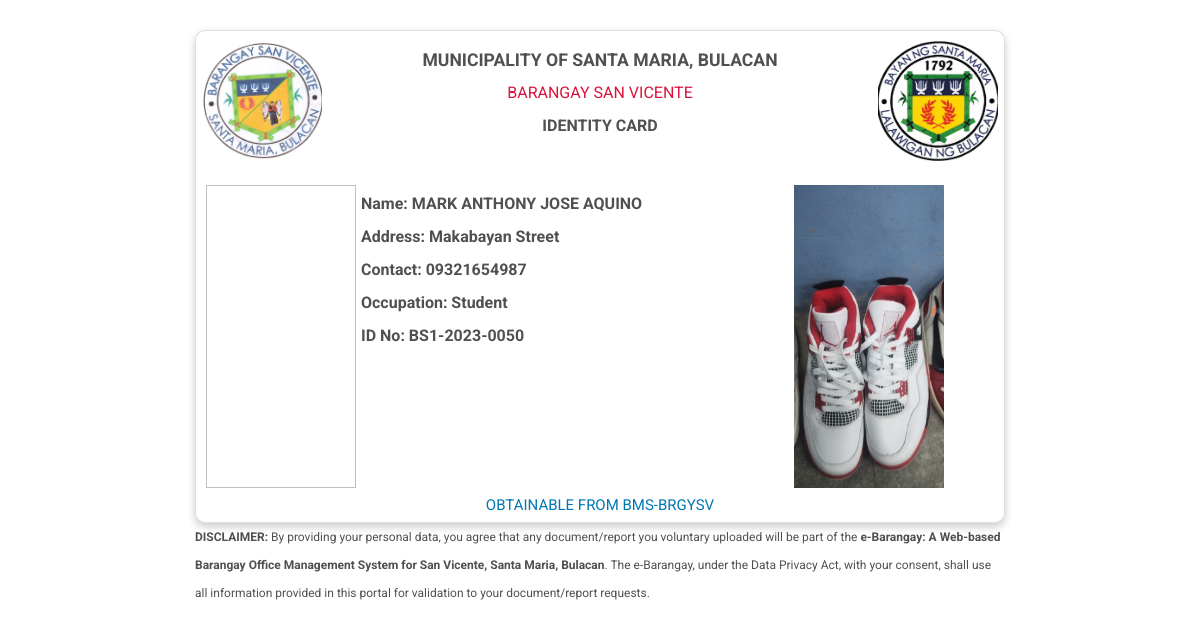
Screenshot of /admin/idcardgenerated.php?id=82 with the database file from the repository.
### tables this page shows
CREATE TABLE `residents` (
  `id` int(11) NOT NULL,
  `id_number` varchar(50) NOT NULL,
  `fname` varchar(200) NOT NULL,
  `mname` varchar(200) NOT NULL,
  `lname` varchar(200) NOT NULL,
  `gender` varchar(20) NOT NULL,
  `civil_status` varchar(50) NOT NULL,
  `email` varchar(50) NOT NULL,
  `password` varchar(65) NOT NULL,
  `contact_number` varchar(50) NOT NULL,
  `address` varchar(500) NOT NULL,
  `address2` varchar(100) DEFAULT NULL,
  `resident_since` varchar(100) DEFAULT NULL,
  `birth_date` date DEFAULT NULL,
  `ext` varchar(200) DEFAULT NULL,
  `address3` varchar(200) DEFAULT NULL,
  `birth_place` varchar(200) DEFAULT NULL,
  `occupation` varchar(200) DEFAULT NULL,
  `fourps` varchar(11) NOT NULL,
  `status` int(11) NOT NULL,
  `verified` int(11) NOT NULL,
  `email_verif` int(11) DEFAULT NULL,
  `date_registered` datetime NOT NULL,
  `resident_status` varchar(50) DEFAULT NULL,
  `photo` varchar(200) DEFAULT NULL
);

### global/model.php (called while the page is built, shortened)
<?php
	Class Model {
		private $server = "localhost";
		private $username = "root";
		private $password = "";
		private $dbname = "brgy_salvacion";
		private $conn;
		public function __construct() {
			try {
				$this->conn = new mysqli($this->server, $this->username, $this->password, $this->dbname);
			} catch (Exception $e) {
				echo "Connection failed" . $e->getMessage();
			}
		}
		public function displayResidentsProfile($id) {
			$data = null;
			$query = "SELECT * FROM residents WHERE id = ?";
			if ($stmt = $this->conn->prepare($query)) {
				$stmt->bind_param('i', $id);
				$stmt->execute();
				$result = $stmt->get_result();
				while ($row = $result->fetch_assoc()) {
					$data[] = $row;
				}
			}
			return $data;
		}
	}
?>

### admin/idcardgenerated.php (the view, shortened to what this page needs)
<?php
	include('../global/model.php');
	$model = new Model();
	include('department.php');
	$id = isset($_GET['id']) ? $_GET['id'] : '';
?>
<!DOCTYPE html>
<html lang="en">
	<head>
		<link rel="stylesheet" type="text/css" href="../dashboard/assets/css/dataTables.bootstrap4.min.css">
		<link rel="stylesheet" type="text/css" href="../dashboard/assets/css/assets.css">
		<link rel="stylesheet" type="text/css" href="../dashboard/assets/vendors/calendar/fullcalendar.css">
		<link rel="stylesheet" type="text/css" href="../dashboard/assets/css/typography.css">
		<link rel="stylesheet" type="text/css" href="../dashboard/assets/css/shortcodes/shortcodes.css">
		<link rel="stylesheet" type="text/css" href="../dashboard/assets/css/style.css">
		<link rel="stylesheet" type="text/css" href="../dashboard/assets/css/dashboard.css">
	</head>
	<?php include '../assets/css/color/color-1.php';
                $rows = $model->displayResidentsProfile($id);
				if (!empty($rows)) {
					foreach ($rows as $row) {
						$id_number = $row['id_number'];
						$first_name = $row['fname'];
						$middle_name = $row['mname'];
						$last_name = $row['lname'];
						$contact = $row['contact_number'];
						$address3 = $row['address3'];
						$occupation = $row['occupation'];
						$ext = $row['ext'];
														$photo = $row['photo'];
														if ($photo == '') {
															$photo = 'default';
    													}
    													else {
    														$photo = $row['photo'];
    													}
					}
    ?>
				<div class="row">
                    <body>
                        <div class="wrapper">
                        <section id="id-wrapper">
                            <div id="id-card" class="card">
                            <div >
                            <img class="logo" src="../assets/images/icon3.png" width="120" />
                            <img class="logo2" src="../assets/images/icon2.jpg" width="120" style="float:right;" />
                            <div class="container">
                                <p class="lead bold">MUNICIPALITY OF SANTA MARIA, BULACAN</p>
                                <p class="crimson">BARANGAY SAN VICENTE</p>
                                <p class="bold">IDENTITY CARD</p>
                            </div>
                            </div>
                            <div class="box">
                                <img width="150" height="150" class="chip" alt="" />
                                <div class="details">
                                <p>
                                    Name: <span class="mg-left"><?php echo strtoupper($first_name); ?> <?php echo strtoupper($middle_name); ?> <?php echo strtoupper($last_name); ?> <?php echo strtoupper($ext); ?></span>
                                </p>
                                <p>Address: <span id="id-position"><?php echo $address3; ?></span></p>
                                <p>Contact: <span id="id-branch"><?php echo $contact; ?></span></p>
                                <p>Occupation: <span id="id-branch"><?php echo $occupation; ?></span></p>
                                <p>ID No: <span id="id-no"><?php echo $id_number; ?></span></p>
                                </div>
                                <div class="mugshot">
                                <img
                                    id="id-card-mugshot"
                                    width="150"
                                    height="150"
                                    src="../assets/images/profile-pictures/<?php echo $photo; ?>.jpg"
                                    alt="id-image"
                                />
                                </div>
                            </div>
                            <footer>
                                <p class="sky">OBTAINABLE FROM BMS-BRGYSV</p>
                            </footer>
                            </div>
                        </section>
                        <section id="readme">
                            <p class="disclaimer">
                            <b>DISCLAIMER:</b> By providing your personal data, you agree that any document/report you voluntary uploaded will be part of the <b>e-Barangay: A Web-based Barangay Office Management System for San Vicente, Santa Maria, Bulacan</b>. The e-Barangay, under the Data Privacy Act, with your consent, shall use all information provided in this portal for validation to your document/report requests.
                            </p>
                        </section>
                        </div>
                    </body>
	</body>
<?php
}
?>
</html>

### dashboard/assets/css/typography.css (style rules this page uses)
body { background-color: #fff; font-family: Rubik; font-size: 16px; font-weight: 400; color:#505050; padding: 0; margin: 0; overflow-x: hidden; -webkit-font-smoothing: antialiased; font-smoothing: antialiased; -moz-osx-font-smoothing: grayscale; scroll-behavior: smooth; }
img { border-style: none; height: auto; max-width: 100%; vertical-align: middle; }
section, article, aside, details, figcaption, figure, footer, header, hgroup, main, menu, nav, summary { display: block; }
p, address, pre, hr, ul, ol, dl, dd, table { margin-bottom: 24px; }
p { line-height: 28px; margin-bottom: 24px; }

### dashboard/assets/css/style.css (style rules this page uses)
footer p, footer strong, footer b, footer { color: #b0b0b0; }
footer p { margin-bottom: 10px; }
footer p, footer li { font-size: 15px; line-height: 22px; }
footer p { line-height: 24px; margin-bottom: 10px; }

### admin/idcardgenerated.php (style rules this page uses)
* { box-sizing: border-box; }
body { max-width: 800px; margin: auto; font-family: 'Roboto', sans-serif; line-height: 1.1rem; }
.wrapper { padding: 10px; }
.crimson { color: crimson; }
.bold { font-weight: bold; }
.container { text-align: center; }
.card { padding: 10px 10px 0 10px; box-shadow: 0 4px 8px 0 rgba(0, 0, 0, 0.2); transition: 0.3s; position: relative; border-radius: 10px; }
.disclaimer { font-size: 12px !important; }
.sky { color: #0077b5; }
#id-card { margin-top: 20px; }
#id-card p { margin: 5px; }
#id-card .lead { font-size: 1.1rem; }
#id-card .details { font-weight: bold; }
#id-card .logo { position: absolute; left: 6px; }
#id-card .logo2 { position: absolute; right: 6px; }
#id-card .mugshot { width: 200px; }
#id-card .box { display: flex; justify-content: flex-end; margin-top: 40px; }
#id-card .details { flex-grow: 2; }
footer { text-align: center; font-size: 0.7rem; }
footer p { color: black; }

### rows the page displays
residents: fname "MARK ANTHONY", mname "JOSE", lname "AQUINO", address3 "Makabayan Street", contact_number "09321654987", occupation "Student", id_number "BS1-2023-0050", photo (picture)
